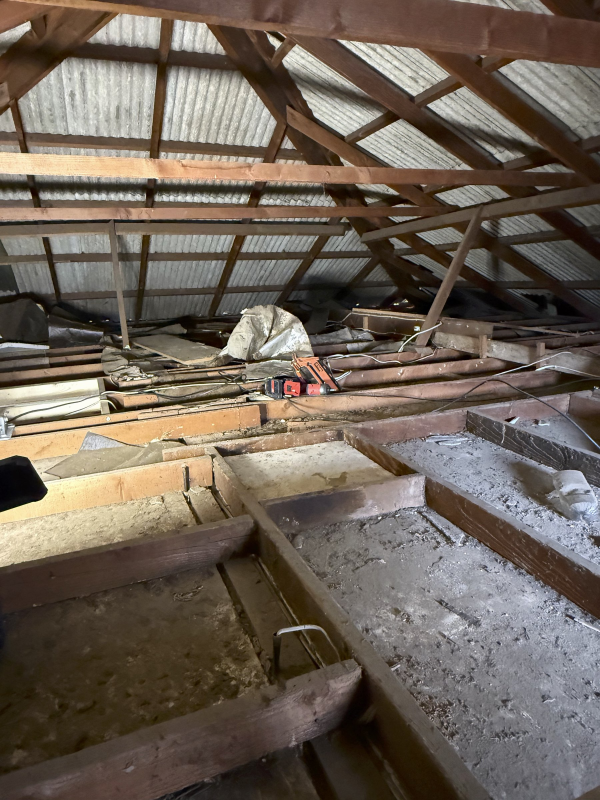
#> input picture source/photos/deck-before.jpg, 1800 x 2400 px, given in place of hero-reel-wide.jpg, which was not available (shown at 1/3 size)
$ python build-images.py
#> lines starting #> are read from the running program, lines starting #| are printed output that depends on the picture
#> in main, im is the input picture: PIL image 1800x2400 RGB; mean R, G, B 110.3, 98.9, 87.7
#!/usr/bin/env python3
"""Build the responsive images in assets/img from the master photos in source/photos.

Run from the repo root:  python3 scripts/build-images.py
Needs Pillow 11.3 or newer (AVIF and WebP support built in).

Each variant is cropped to a fixed aspect ratio around a vertical focus point,
then saved as AVIF and WebP at each width, plus one JPEG fallback.
"""
from pathlib import Path
from PIL import Image, ImageOps

ROOT = Path(__file__).resolve().parent.parent
SRC = ROOT / "source" / "photos"
OUT = ROOT / "assets" / "img"

# name, master photo, aspect ratio (width / height), vertical focus (0 top, 1 bottom), widths
VARIANTS = [
    # the hero's poster: the reel's first frame (scripts/build-video.sh writes these masters)
    ("hero-wide",      "hero-reel-wide",    16 / 9,  0.50, [800, 1280]),
    ("hero-tall",      "hero-reel-tall",     9 / 16, 0.50, [480, 720]),
    ("ba1-before",     "open-floor-before",  4 / 5,  0.55, [480, 800, 1200]),
    ("ba1-after",      "open-floor-after",   4 / 5,  0.55, [480, 800, 1200]),
    ("ba2-before",     "walkway-before",     4 / 5,  0.55, [480, 800, 1200]),
    ("ba2-after",      "walkway-after",      4 / 5,  0.55, [480, 800, 1200]),
    ("ba3-before",     "deck-before",        4 / 5,  0.55, [480, 800, 1200]),
    ("ba3-after",      "deck-after",         4 / 5,  0.55, [480, 800, 1200]),
    ("svc-storage",    "floor-edge",        16 / 10, 0.66, [600, 1000, 1400]),
    ("svc-ladder",     "ladder-pull",      528 / 1278, 0.50, [400, 528]),  # the ladder clip's poster
    ("svc-insulation", "walkway-before",     1 / 1,  0.74, [400, 800]),
    ("story-garage",   "garage-clutter",     1 / 1,  0.50, [480, 800, 1200]),
    ("story-roof",     "storage-boxes",      1 / 1,  0.62, [480, 790]),
    ("work-laundry",   "ladder-laundry",     3 / 4,  0.50, [400, 700, 1000]),
    ("work-hatch",     "hatch-above",        3 / 4,  0.50, [400, 500]),
    ("work-deck",      "deck-after",         3 / 4,  0.55, [400, 700, 1000]),
    ("work-boxes",     "storage-boxes",      3 / 4,  0.55, [400, 700]),
    ("work-garage",    "ladder-garage",      3 / 4,  0.45, [400, 700, 1000]),
    ("work-floor",     "open-floor-after",   3 / 4,  0.55, [400, 700, 1000]),
    ("work-hatchroom", "floor-hatch-room",   3 / 4,  0.50, [400, 700, 1000]),
    ("work-folded",    "ladder-folded",      3 / 4,  0.50, [400, 700, 1000]),
    ("work-shelving",  "floor-shelving",     3 / 4,  0.50, [400, 700, 1000]),
    ("work-rail",      "hatch-rail",         3 / 4,  0.50, [400, 700, 1000]),
    ("promo-solarking", "solarking",         1 / 1,  0.50, [480, 720]),  # the SolarKing video's poster
    ("promo-solarking-tall", "solarking-tall", 9 / 16, 0.50, [480, 720]),  # the phone cut's poster
]

AVIF_Q, WEBP_Q, JPEG_Q = 52, 74, 76

# Variants that need no JPEG of their own: the hero's <img> falls back to hero-wide's JPEG on every screen
NO_JPEG = {"hero-tall"}


def crop_to(im, aspect, focus_y):
#> called with aspect = 1.78, focus_y = 0.5
    w, h = im.size
#> w = 1800; h = 2400
    if w / h > aspect:  # too wide: trim the sides evenly
        nw = round(h * aspect)
        x = (w - nw) // 2
        return im.crop((x, 0, x + nw, h))
    nh = round(w / aspect)  # too tall: trim around the focus point
#> nh = 1012
    y = round((h - nh) * focus_y)
#> y = 694
    return im.crop((0, y, w, y + nh))
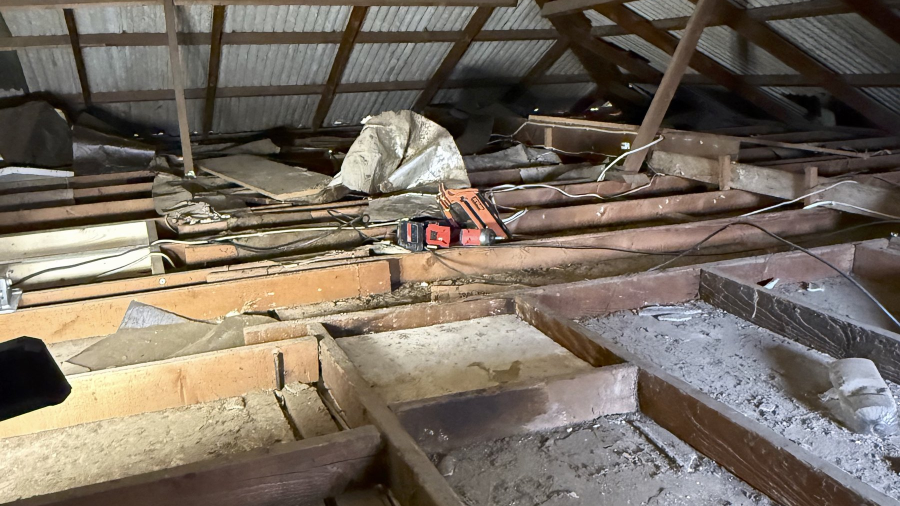
#> returned value: PIL image 1800x1012 RGB (shown at 1/2 size); mean R, G, B 119.5, 109, 97.1


def main():
    OUT.mkdir(parents=True, exist_ok=True)
    for name, master, aspect, focus, widths in VARIANTS:
        im = ImageOps.exif_transpose(Image.open(SRC / f"{master}.jpg")).convert("RGB")
        im = crop_to(im, aspect, focus)
        for w in widths:
            w = min(w, im.width)
            h = round(w / aspect)
            r = im.resize((w, h), Image.LANCZOS)
            r.save(OUT / f"{name}-{w}.avif", "AVIF", quality=AVIF_Q, speed=4)
            r.save(OUT / f"{name}-{w}.webp", "WEBP", quality=WEBP_Q, method=6)
#> this loop made 1 pass
#> pass 1, in main, `r = im.resize((w, h), Image.LANCZOS)`:
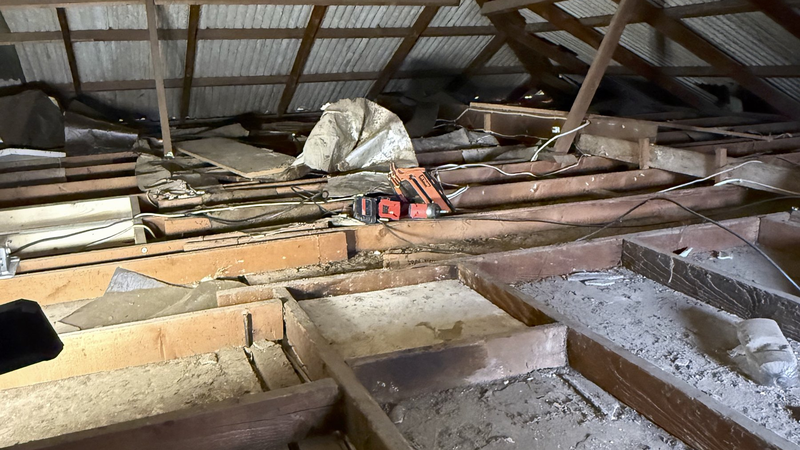
#> r: PIL image 800x450 RGB; mean R, G, B 119.5, 109, 97.1
        # one JPEG fallback for browsers without AVIF/WebP, about 800px wide
        if name in NO_JPEG:
            print(f"{name}: {im.width}x{im.height} -> {widths}")
            continue
        fw = widths[0] if widths[0] >= 800 else min(800, im.width, max(widths))
        im.resize((fw, round(fw / aspect)), Image.LANCZOS).save(
            OUT / f"{name}-{fw}.jpg", "JPEG", quality=JPEG_Q, optimize=True, progressive=True)
        print(f"{name}: {im.width}x{im.height} -> {widths}")

    # Social share image (1200 x 630) from the brand photo, centred on the logo
    im = Image.open(SRC / "brand-ladder.jpg").convert("RGB")
    og = im.crop((0, 205, 1000, 730)).resize((1200, 630), Image.LANCZOS)
    og.save(OUT / "og-image.jpg", "JPEG", quality=82, optimize=True, progressive=True)
    print("og-image: 1200x630")


if __name__ == "__main__":
#> (the run stopped early here; a loop or call above may not have finished)

$ run again, on source/photos/hatch-above.jpg
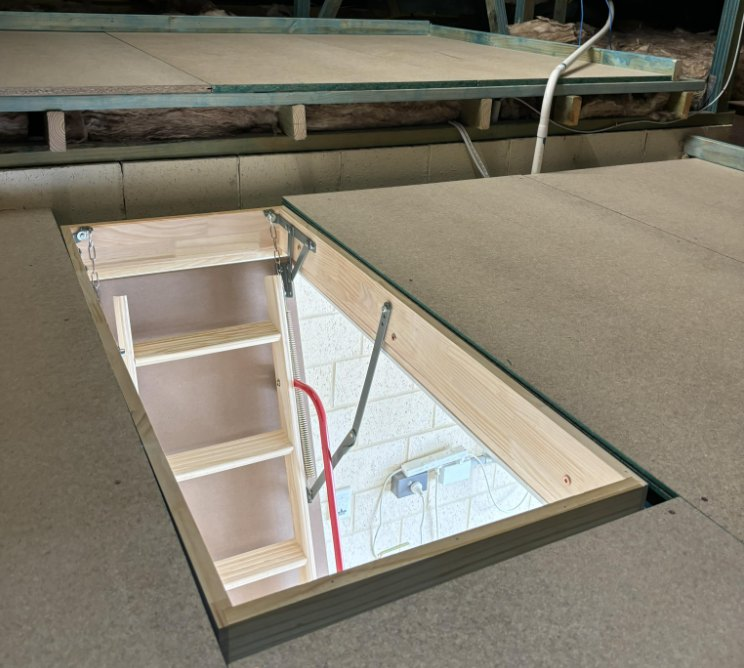
#> input picture source/photos/hatch-above.jpg, 744 x 668 px, given in place of hero-reel-wide.jpg, which was not available
#> in main, im is the input picture: PIL image 744x668 RGB; mean R, G, B 132.8, 126.9, 112.9
#> in crop_to, `return im.crop((0, y, w, y + nh))`:
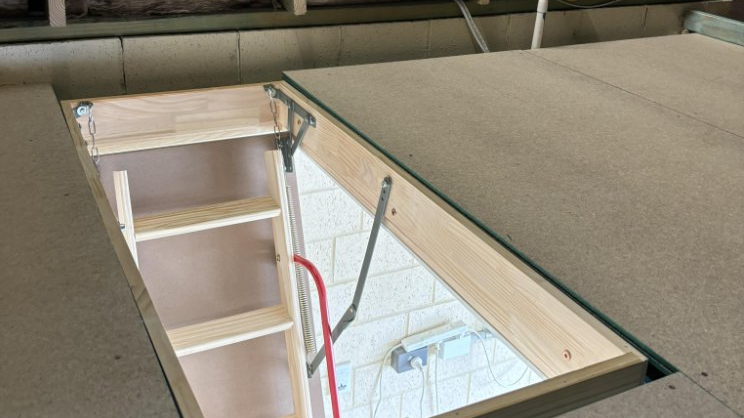
#> returned value: PIL image 744x418 RGB; mean R, G, B 146.9, 139.2, 124

$ run again, on source/photos/hatch-rail.jpg
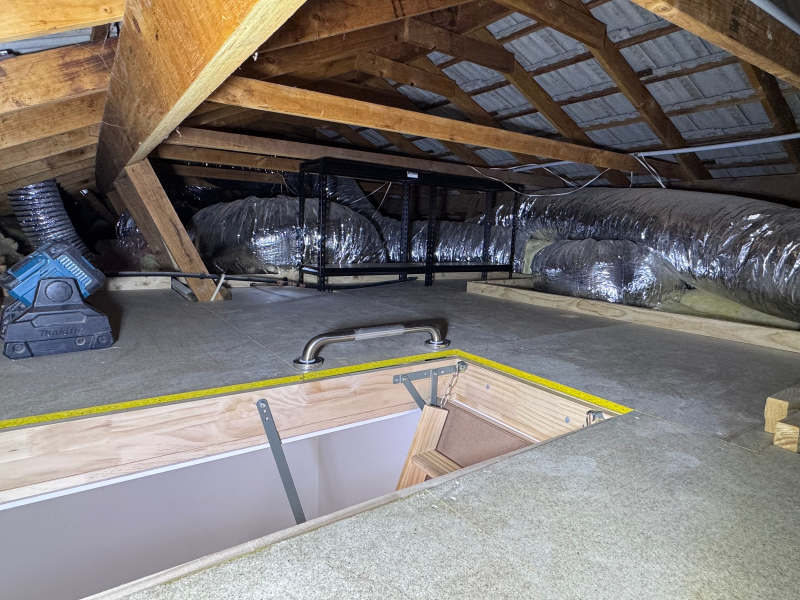
#> input picture source/photos/hatch-rail.jpg, 2400 x 1800 px, given in place of hero-reel-wide.jpg, which was not available (shown at 1/3 size)
#> in main, im is the input picture: PIL image 2400x1800 RGB; mean R, G, B 123.7, 117.9, 114.3
#> in crop_to, `return im.crop((0, y, w, y + nh))`:
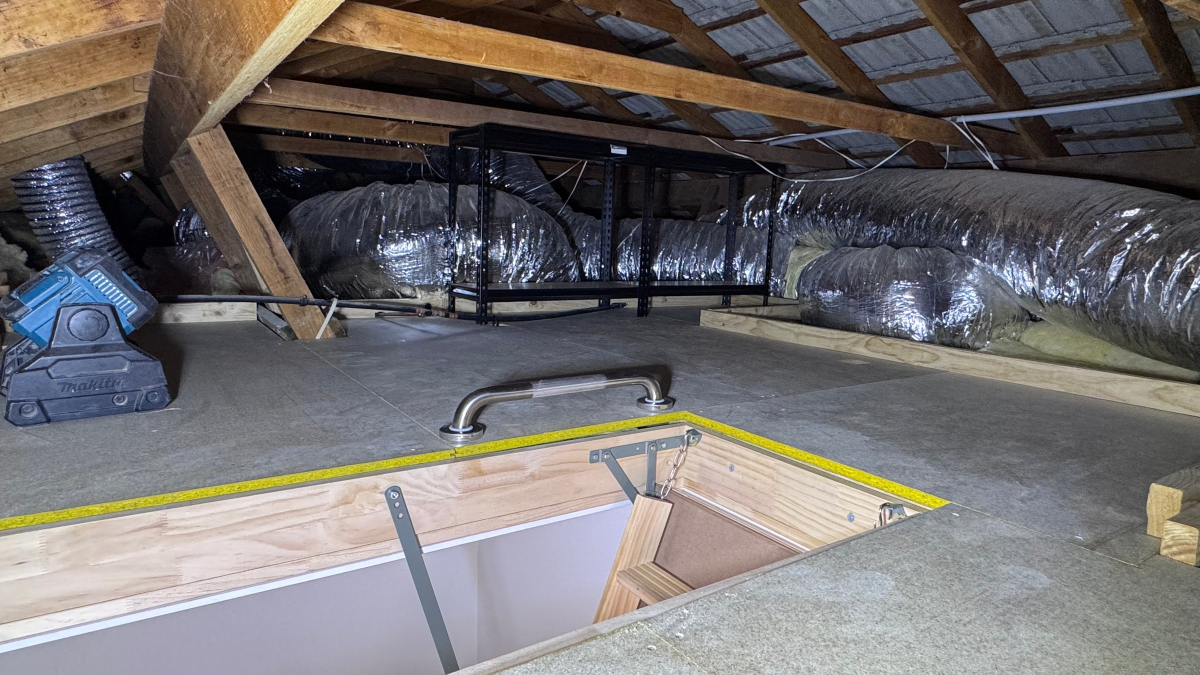
#> returned value: PIL image 2400x1350 RGB (shown at 1/2 size); mean R, G, B 114.2, 110, 109.4
#> the loop in main, `for w in widths:` made 1 pass
#> pass 1, in main, `r = im.resize((w, h), Image.LANCZOS)`:
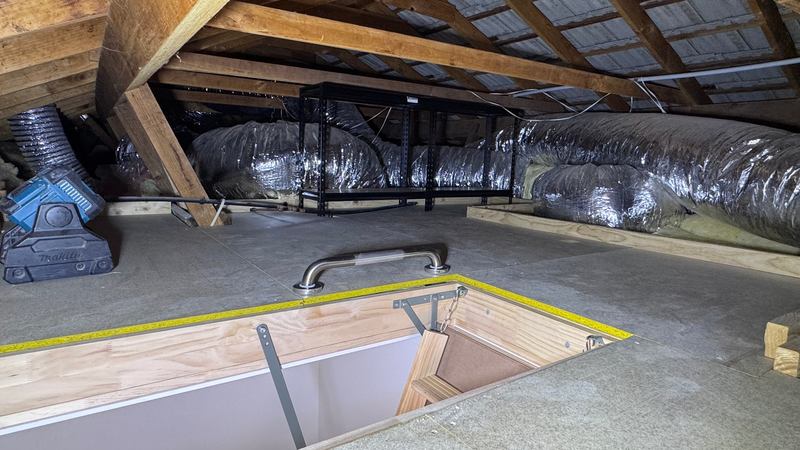
#> r: PIL image 800x450 RGB; mean R, G, B 114.2, 110, 109.4

$ run again, on source/photos/hero-reel-tall.jpg
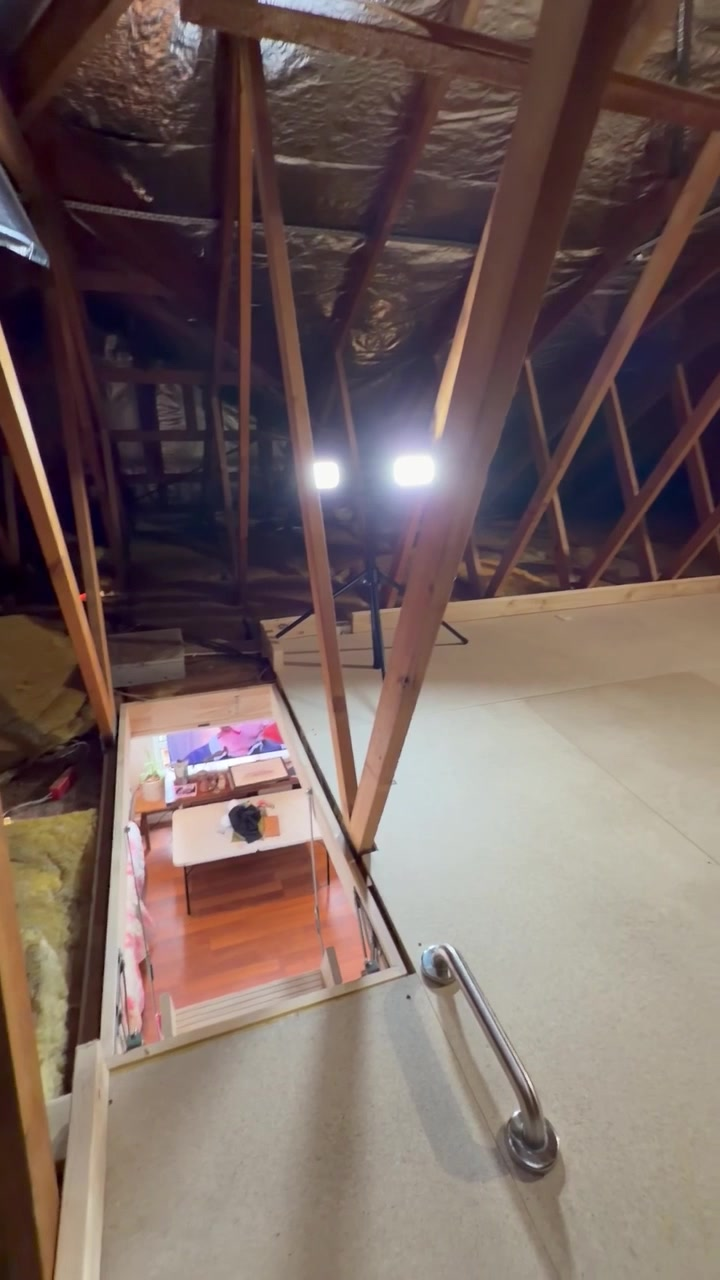
#> input picture source/photos/hero-reel-tall.jpg, 720 x 1280 px, given in place of hero-reel-wide.jpg, which was not available
#> in main, im is the input picture: PIL image 720x1280 RGB; mean R, G, B 117, 98.9, 95.2
#> in crop_to, `return im.crop((0, y, w, y + nh))`:
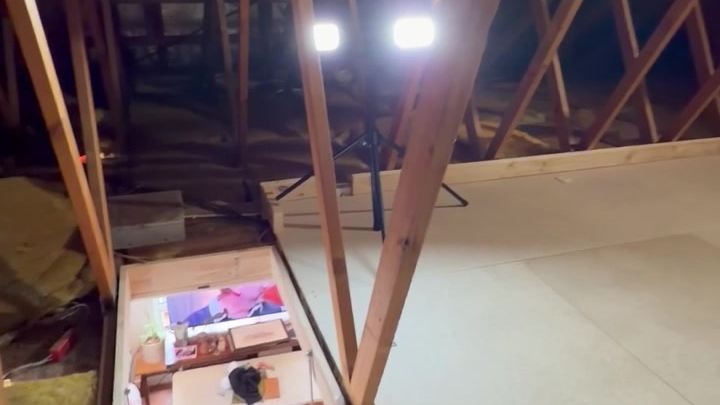
#> returned value: PIL image 720x405 RGB; mean R, G, B 119.9, 102.3, 101.3
